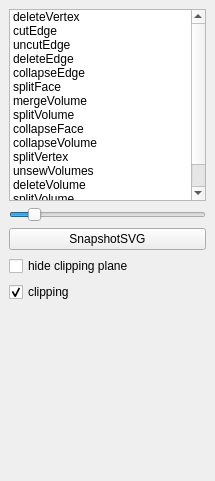
<?xml version="1.0" encoding="UTF-8"?>
<ui version="4.0">
 <class>DockWidget</class>
 <widget class="QDockWidget" name="DockWidget">
  <property name="geometry">
   <rect>
    <x>0</x>
    <y>0</y>
    <width>215</width>
    <height>481</height>
   </rect>
  </property>
  <property name="minimumSize">
   <size>
    <width>150</width>
    <height>250</height>
   </size>
  </property>
  <property name="windowTitle">
   <string>Interface</string>
  </property>
  <widget class="QWidget" name="dockWidgetContents">
   <property name="enabled">
    <bool>true</bool>
   </property>
   <property name="sizePolicy">
    <sizepolicy hsizetype="Preferred" vsizetype="Preferred">
     <horstretch>0</horstretch>
     <verstretch>0</verstretch>
    </sizepolicy>
   </property>
   <property name="minimumSize">
    <size>
     <width>150</width>
     <height>200</height>
    </size>
   </property>
   <layout class="QGridLayout" name="gridLayout">
    <item row="1" column="0">
     <widget class="QSlider" name="widthSlider">
      <property name="minimum">
       <number>0</number>
      </property>
      <property name="maximum">
       <number>10</number>
      </property>
      <property name="singleStep">
       <number>0</number>
      </property>
      <property name="value">
       <number>1</number>
      </property>
      <property name="orientation">
       <enum>Qt::Horizontal</enum>
      </property>
     </widget>
    </item>
    <item row="7" column="0">
     <spacer name="verticalSpacer">
      <property name="orientation">
       <enum>Qt::Vertical</enum>
      </property>
      <property name="sizeHint" stdset="0">
       <size>
        <width>20</width>
        <height>113</height>
       </size>
      </property>
     </spacer>
    </item>
    <item row="2" column="0">
     <widget class="QPushButton" name="svg">
      <property name="text">
       <string>SnapshotSVG</string>
      </property>
     </widget>
    </item>
    <item row="5" column="0">
     <widget class="QCheckBox" name="checkBox_hide">
      <property name="enabled">
       <bool>true</bool>
      </property>
      <property name="text">
       <string>hide clipping plane</string>
      </property>
     </widget>
    </item>
    <item row="0" column="0">
     <widget class="QListWidget" name="listOper">
      <property name="focusPolicy">
       <enum>Qt::NoFocus</enum>
      </property>
      <item>
       <property name="text">
        <string>deleteVertex</string>
       </property>
      </item>
      <item>
       <property name="text">
        <string>cutEdge</string>
       </property>
      </item>
      <item>
       <property name="text">
        <string>uncutEdge</string>
       </property>
      </item>
      <item>
       <property name="text">
        <string>deleteEdge</string>
       </property>
      </item>
      <item>
       <property name="text">
        <string>collapseEdge</string>
       </property>
      </item>
      <item>
       <property name="text">
        <string>splitFace</string>
       </property>
      </item>
      <item>
       <property name="text">
        <string>mergeVolume</string>
       </property>
      </item>
      <item>
       <property name="text">
        <string>splitVolume</string>
       </property>
      </item>
      <item>
       <property name="text">
        <string>collapseFace</string>
       </property>
      </item>
      <item>
       <property name="text">
        <string>collapseVolume</string>
       </property>
      </item>
      <item>
       <property name="text">
        <string>splitVertex</string>
       </property>
      </item>
      <item>
       <property name="text">
        <string>unsewVolumes</string>
       </property>
      </item>
      <item>
       <property name="text">
        <string>deleteVolume</string>
       </property>
      </item>
      <item>
       <property name="text">
        <string>splitVolume</string>
       </property>
      </item>
      <item>
       <property name="text">
        <string>cutVolume</string>
       </property>
      </item>
     </widget>
    </item>
    <item row="6" column="0">
     <widget class="QCheckBox" name="checkBox_plane">
      <property name="text">
       <string>clipping</string>
      </property>
      <property name="checkable">
       <bool>true</bool>
      </property>
      <property name="checked">
       <bool>true</bool>
      </property>
     </widget>
    </item>
   </layout>
  </widget>
 </widget>
 <resources/>
 <connections/>
</ui>
